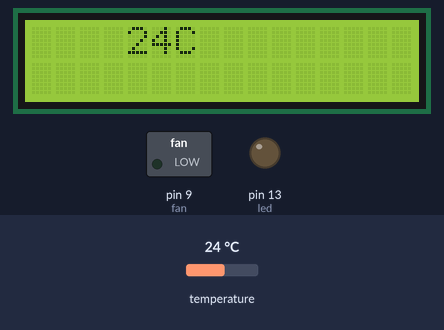
Bench run of a sketch on a simulated Arduino Uno, built with avr-gcc and run on an emulated ATmega328P. On the bench: 16×2 character LCD, switched loads named in the sketch (green lamp = pin HIGH), output pins drawn as LEDs (lit = HIGH). The test bench sets the inputs (shaded band); at power-on: temperature 24 °C.

Above: at 0.1 s.
At 0.6 s:
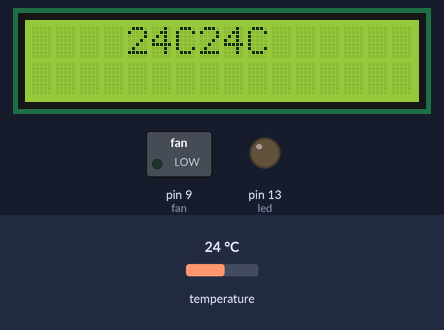
At 1.6 s:
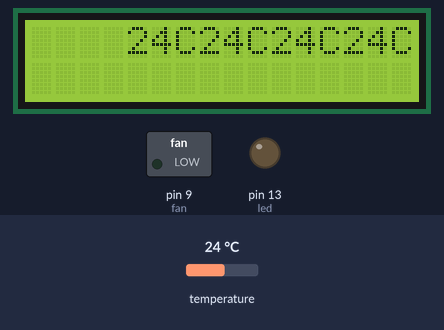
At 3.6 s:
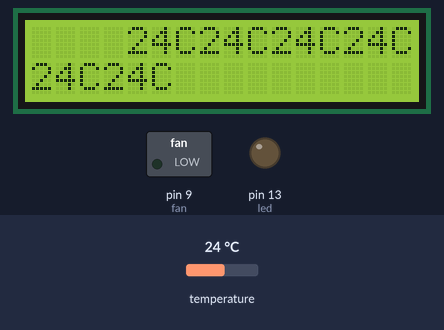
Timing chart, 0 to 5.1 s (numbered marks = the images above):
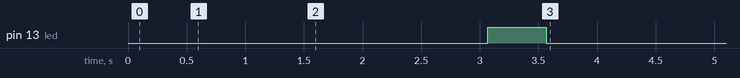

The sketch:

A22.ino
```cpp
// (licence header left out)
// include the character LCD library:
#include <LiquidCrystal.h>

// initialize LCD library with the numbers of the interface pins
LiquidCrystal lcd(12, 11, 5, 4, 3, 2);

// include Adafruit Unified Sensor Library:
// https://github.com/adafruit/Adafruit_Sensor
#include <Adafruit_Sensor.h>
// include DHT Sensor Library:
// https://github.com/adafruit/DHT-sensor-library
#include <DHT.h>
#include <DHT_U.h>

// initialize DHT temperature sensor library:
DHT_Unified dht(8, DHT11);

const int led = 13;
const int fan = 9;

// the setup routine runs once when you press reset:
void setup() {
  // set up the LCD's number of columns and rows:
  lcd.begin(16, 2);
  // Initialize DHT11 temperature sensor
  dht.begin();
  sensors_event_t event;
  dht.temperature().getEvent(&event);
  int temp = event.temperature;
  // set led and fan pins as output
  pinMode(led, OUTPUT);
  pinMode(fan, OUTPUT);

  for (int i = 4; i < 22; i += 3) {
    lcd.setCursor(i % 16, i / 16);
    temp = event.temperature;
    lcd.print(temp, DEC);
    lcd.write('C');
    delay(500);
  }

  if (temp <= 35) {
    digitalWrite(led, HIGH);
    delay(500);
    digitalWrite(led, LOW);
  } else if (temp > 50) {
    lcd.clear();
    lcd.print("ESCAPE");
  } else {
    digitalWrite(fan, HIGH);
  }
}

// the loop routine runs over and over again forever:
void loop() {

}
```

Measured:
- what the display in image 1 shows lasts 0.5 s, from 0.6 s to 1.1 s
